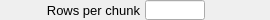
    <widget class="PyDMFrame" name="composite_8">
      <property name="geometry">
        <rect>
          <x>105</x>
          <y>555</y>
          <width>270</width>
          <height>20</height>
        </rect>
      </property>
      <widget class="QLabel" name="text_9">
        <property name="geometry">
          <rect>
            <x>0</x>
            <y>0</y>
            <width>140</width>
            <height>20</height>
          </rect>
        </property>
        <property name="text">
          <string>Rows per chunk</string>
        </property>
        <property name="font" stdset="0">
          <font>
            <pointsize>10</pointsize>
          </font>
        </property>
        <property name="brush" stdset="0">
          <brush brushstyle="SolidPattern">
            <color alpha="255">
              <red>0</red>
              <green>0</green>
              <blue>0</blue>
            </color>
          </brush>
        </property>
        <property name="toolTip">
          <string>text_9</string>
        </property>
        <property name="alignment">
          <set>Qt::AlignRight|Qt::AlignTrailing|Qt::AlignVCenter</set>
        </property>
        <property name="styleSheet">
          <string notr="true">QLabel#text_9 {
  color: rgb(0, 0, 0);
  }</string>
        </property>
      </widget>
      <widget class="PyDMLineEdit" name="text_entry_4">
        <property name="geometry">
          <rect>
            <x>145</x>
            <y>0</y>
            <width>60</width>
            <height>20</height>
          </rect>
        </property>
        <property name="channel" stdset="0">
          <string>ca://${prefix}NumRowChunks</string>
        </property>
        <property name="toolTip">
          <string>${prefix}NumRowChunks</string>
        </property>
        <property name="font" stdset="0">
          <font>
            <pointsize>10</pointsize>
          </font>
        </property>
        <property name="styleSheet">
          <string notr="true">PyDMLineEdit#text_entry_4 {
  color: rgb(0, 0, 0);
  background-color: rgb(115, 223, 255);
  border: 1px solid black;
  margin: 0px;
  padding: 0px;
  spacing: 0px;
  }</string>
        </property>
      </widget>
      <widget class="PyDMLabel" name="text_update_7">
        <property name="geometry">
          <rect>
            <x>210</x>
            <y>1</y>
            <width>60</width>
            <height>18</height>
          </rect>
        </property>
        <property name="toolTip">
          <string>PV: ${prefix}NumRowChunks_RBV</string>
        </property>
        <property name="channel" stdset="0">
          <string>ca://${prefix}NumRowChunks_RBV</string>
        </property>
        <property name="font" stdset="0">
          <font>
            <pointsize>10</pointsize>
          </font>
        </property>
        <property name="alignment">
          <set>Qt::AlignLeading|Qt::AlignLeft|Qt::AlignVCenter</set>
        </property>
        <property name="textInteractionFlags">
          <set>Qt::TextSelectableByKeyboard|Qt::TextSelectableByMouse</set>
        </property>
        <property name="styleSheet">
          <string notr="true">PyDMLabel#text_update_7 {
  color: rgb(10, 0, 184);
  background-color: rgb(187, 187, 187);
  }</string>
        </property>
      </widget>
    </widget>
